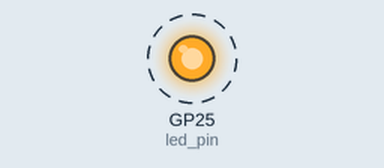
Simulated run of this program. Board: Raspberry Pi Pico running MicroPython. Parts: output pins drawn as LEDs (lit = HIGH). Dashed ring = blinking.

Above: at 0.02 s.
Timing chart, 0 to 3.0 s (numbered marks = the images above):
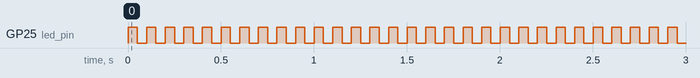

Measured:
- by itself, GP25 (led_pin): alternates HIGH for 0.05 s and LOW for 0.05 s

The program:

03_LED_led_02.py
```python
from machine import Pin
import time

led_pin = Pin(25, Pin.OUT)

try:
    while True:
        led_pin.value(1)  # LED ON
        time.sleep(0.05)
        led_pin.value(0)  # LED OFF
        time.sleep(0.05)

except KeyboardInterrupt:
    print("프로그램이 중단되었습니다.")
    led_pin.value(0)  # LED OFF
```
